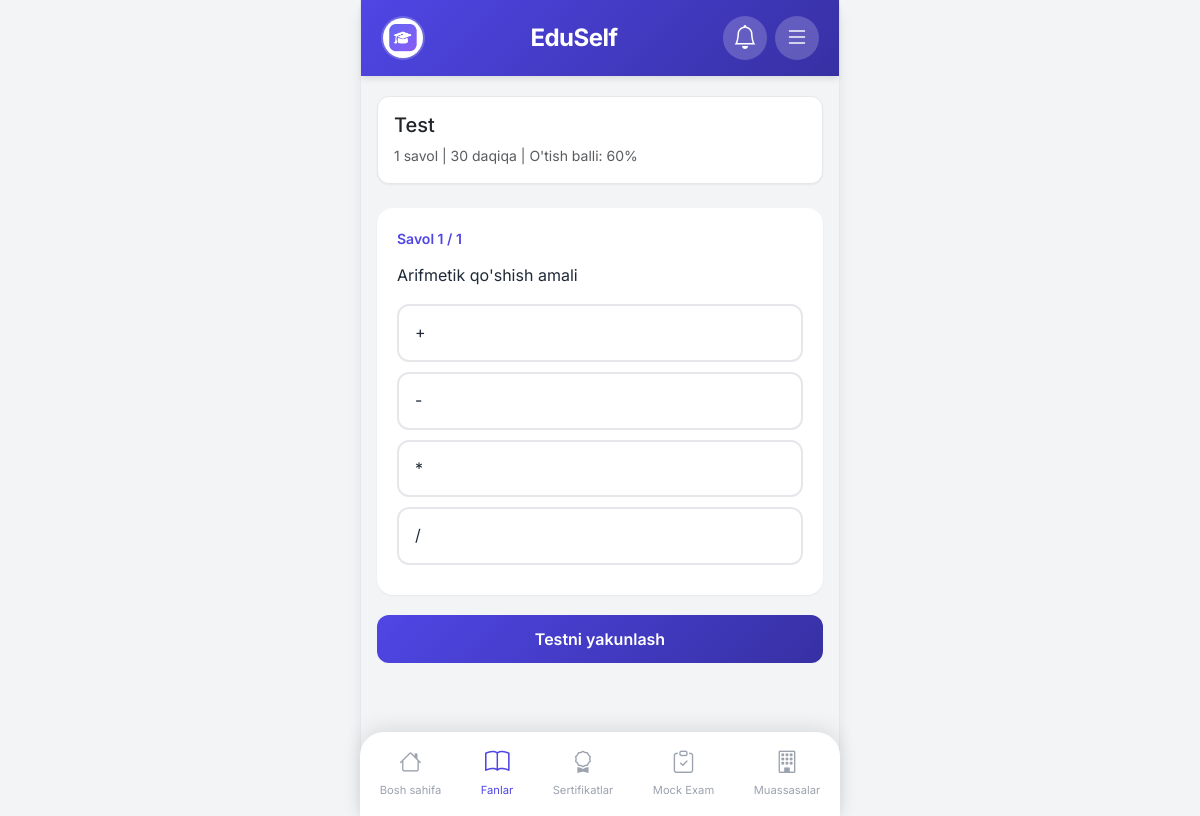
The app's page /tests/1/ (signed in) with its own data.
### accounts/models.py (models this page shows, shortened)
class User(AbstractUser):
    email = models.EmailField(unique=True)
    profile_image = models.ImageField(upload_to='profiles/', blank=True, null=True)
    bio = models.TextField(blank=True)
    created_at = models.DateTimeField(auto_now_add=True)
    updated_at = models.DateTimeField(auto_now=True)

### core/models.py (models this page shows, shortened)
class Test(models.Model):
    topic = models.ForeignKey(Topic, on_delete=models.CASCADE, related_name='tests', verbose_name="Mavzu")
    title = models.CharField(max_length=200, verbose_name="Test nomi")
    description = models.TextField(blank=True, verbose_name="Tavsif")
    time_limit = models.PositiveIntegerField(default=30, verbose_name="Vaqt limiti (daqiqa)")
    passing_score = models.PositiveIntegerField(default=60, verbose_name="O'tish balli (%)")
    is_active = models.BooleanField(default=True, verbose_name="Faol")
    created_at = models.DateTimeField(auto_now_add=True)
    class Meta:
        ordering = ['-created_at']
        verbose_name = "Test"
        verbose_name_plural = "Testlar"
    def get_questions_count(self):
        return self.questions.count()

class Question(models.Model):
    test = models.ForeignKey(Test, on_delete=models.CASCADE, related_name='questions', verbose_name="Test")
    text = models.TextField(verbose_name="Savol matni")
    image = models.ImageField(upload_to='questions/', blank=True, null=True, verbose_name="Rasm")
    order = models.PositiveIntegerField(default=0, verbose_name="Tartib")
    class Meta:
        ordering = ['order']
        verbose_name = "Savol"
        verbose_name_plural = "Savollar"

class Answer(models.Model):
    question = models.ForeignKey(Question, on_delete=models.CASCADE, related_name='answers', verbose_name="Savol")
    text = models.CharField(max_length=500, verbose_name="Javob matni")
    is_correct = models.BooleanField(default=False, verbose_name="To'g'ri javob")
    class Meta:
        verbose_name = "Javob"
        verbose_name_plural = "Javoblar"

### core/views.py (the view, shortened to what this page needs)
# urls.py: path('tests/<int:pk>/', views.take_test_view, name='take_test'),
@login_required
def take_test_view(request, pk):
    test = get_object_or_404(Test, pk=pk, is_active=True)
    questions = test.questions.all().prefetch_related('answers')
    return render(request, 'core/take_test.html', {'test': test, 'questions': questions})

### core/context_processors.py (called while the page is built)
def site_settings(request):
    try:
        settings = SiteSettings.objects.first()
    except:
        settings = None
    return {'site_settings': settings}

def notifications(request):
    if request.user.is_authenticated:
        user_notifications = Notification.objects.filter(
            user=request.user,
            is_read=False
        )
        global_notifications = Notification.objects.filter(
            is_global=True,
            is_read=False
        )
        all_notifications = (user_notifications | global_notifications).distinct().order_by('-created_at')[:10]
        unread_count = all_notifications.count()
    else:
        all_notifications = []
        unread_count = 0
    return {
        'notifications': all_notifications,
        'unread_notifications_count': unread_count
    }

### templates/core/take_test.html (shortened to what this page needs)
{% extends 'base.html' %}
{% block content %}
<div class="card mb-4">
    <div class="card-body">
        <h5 class="mb-2">{{ test.title }}</h5>
        <p class="text-muted mb-0 small">{{ test.get_questions_count }} savol | {{ test.time_limit }} daqiqa | O'tish balli: {{ test.passing_score }}%</p>
    </div>
</div>
<form method="post" id="testForm">
    {% for question in questions %}
    <div class="question-card">
        <div class="question-number">Savol {{ forloop.counter }} / {{ questions|length }}</div>
        <div class="question-text">{{ question.text }}</div>
        {% for answer in question.answers.all %}
        <label class="answer-option" onclick="this.classList.add('selected'); document.querySelectorAll('input[name=question_{{ question.id }}]').forEach(r => r.closest('.answer-option').classList.remove('selected')); this.classList.add('selected');">
            {{ answer.text }}
        </label>
        {% endfor %}
    </div>
    {% endfor %}
    <button type="submit" class="btn btn-primary w-100 mb-4">Testni yakunlash</button>
</form>
{% endblock %}

### templates/base.html (shortened to what this page needs)
<!DOCTYPE html>
<html lang="uz">
<head>
    {% load static %}
    <link href="https://cdn.jsdelivr.net/npm/bootstrap@5.3.2/dist/css/bootstrap.min.css" rel="stylesheet">
    <link rel="stylesheet" href="https://cdn.jsdelivr.net/npm/bootstrap-icons@1.11.1/font/bootstrap-icons.css">
    <link rel="stylesheet" href="{% static 'css/style.css' %}">
</head>
<body>
    <div class="app-container">
        <header class="app-header">
            <div class="header-left">
                {% if user.is_authenticated %}
                <a href="{% url 'accounts:profile' %}" class="profile-btn">
                    {% if user.profile_image %}
                    <img src="{{ user.profile_image.url }}" alt="Profile" class="profile-img">
                    {% else %}
                    <i class="bi bi-person-circle"></i>
                    {% endif %}
                </a>
                {% else %}
                <a href="{% url 'accounts:login' %}" class="profile-btn">
                    <i class="bi bi-person-circle"></i>
                </a>
                {% endif %}
            </div>
            <div class="header-center">
                <a href="{% url 'core:home' %}" class="logo-text">EduSelf</a>
            </div>
            <div class="header-right">
                {% if user.is_authenticated %}
                <button class="notification-btn" type="button" data-bs-toggle="offcanvas" data-bs-target="#notificationMenu">
                    <i class="bi bi-bell"></i>
                </button>
                {% endif %}
                <button class="menu-btn" type="button" data-bs-toggle="offcanvas" data-bs-target="#sideMenu">
                    <i class="bi bi-list"></i>
                </button>
            </div>
        </header>
        <main class="app-content">
            {% block content %}{% endblock %}
        </main>
        <nav class="bottom-nav">
            <a href="{% url 'core:home' %}" class="nav-item {% if request.resolver_match.url_name == 'home' %}active{% endif %}">
                <i class="bi bi-house"></i>
                <span>Bosh sahifa</span>
            </a>
            <a href="{% url 'core:subjects' %}" class="nav-item {% if 'subjects' in request.path or 'topics' in request.path or 'tests' in request.path %}active{% endif %}">
                <i class="bi bi-book"></i>
                <span>Fanlar</span>
            </a>
            <a href="{% url 'core:certificates' %}" class="nav-item {% if 'certificates' in request.path or 'cert' in request.path %}active{% endif %}">
                <i class="bi bi-award"></i>
                <span>Sertifikatlar</span>
            </a>
            <a href="{% url 'core:mock_exams' %}" class="nav-item {% if 'mock' in request.path %}active{% endif %}">
                <i class="bi bi-clipboard-check"></i>
                <span>Mock Exam</span>
            </a>
            <a href="{% url 'core:institutions' %}" class="nav-item {% if 'institutions' in request.path %}active{% endif %}">
                <i class="bi bi-building"></i>
                <span>Muassasalar</span>
            </a>
        </nav>
    </div>
</body>
</html>

### static/css/style.css (style rules this page uses)
:root { --primary-color: #4F46E5; --primary-light: #818CF8; --primary-dark: #3730A3; --secondary-color: #10B981; --accent-color: #F59E0B; --danger-color: #EF4444; --background-color: #F3F4F6; --card-bg: #FFFFFF; --text-primary: #1F2937; --text-secondary: #6B7280; --text-muted: #9CA3AF; --border-color: #E5E7EB; --shadow-sm: 0 1px 2px 0 rgba(0, 0, 0, 0.05); --shadow-md: 0 4px 6px -1px rgba(0, 0, 0, 0.1); --shadow-lg: 0 10px 15px -3px rgba(0, 0, 0, 0.1); --radius-sm: 8px; --radius-md: 12px; --radius-lg: 16px; --radius-xl: 24px; }
* { margin: 0; padding: 0; box-sizing: border-box; }
body { font-family: 'Inter', -apple-system, BlinkMacSystemFont, sans-serif; background-color: var(--background-color); color: var(--text-primary); line-height: 1.6; -webkit-font-smoothing: antialiased; }
.app-container { max-width: 480px; margin: 0 auto; min-height: 100vh; background-color: var(--background-color); position: relative; padding-bottom: 80px; }
.app-header { position: sticky; top: 0; z-index: 100; background: linear-gradient(135deg, var(--primary-color) 0%, var(--primary-dark) 100%); padding: 16px 20px; display: flex; justify-content: space-between; align-items: center; box-shadow: var(--shadow-md); }
.header-left { width: 44px; }
.header-right { display: flex; gap: 8px; align-items: center; }
.profile-btn, .menu-btn, .notification-btn { width: 44px; height: 44px; border-radius: 50%; background: rgba(255, 255, 255, 0.2); border: none; display: flex; align-items: center; justify-content: center; color: white; font-size: 1.5rem; text-decoration: none; transition: all 0.3s ease; position: relative; }
.profile-img { width: 40px; height: 40px; border-radius: 50%; object-fit: cover; }
.logo-text { font-size: 1.5rem; font-weight: 700; color: white; text-decoration: none; letter-spacing: -0.5px; }
.app-content { padding: 20px 16px 20px 16px; min-height: calc(100vh - 140px); }
.bottom-nav { position: fixed; bottom: 0; left: 50%; transform: translateX(-50%); width: 100%; max-width: 480px; background: white; display: flex; justify-content: space-around; padding: 8px 0 12px; box-shadow: 0 -4px 20px rgba(0, 0, 0, 0.1); border-radius: 24px 24px 0 0; z-index: 100; }
.nav-item { display: flex; flex-direction: column; align-items: center; text-decoration: none; color: var(--text-muted); font-size: 0.7rem; padding: 4px 8px; transition: all 0.3s ease; }
.nav-item i { font-size: 1.4rem; margin-bottom: 2px; }
.nav-item.active { color: var(--primary-color); }
.nav-item.active i { transform: scale(1.1); }
.card { background: var(--card-bg); border-radius: var(--radius-md); box-shadow: var(--shadow-sm); border: 1px solid var(--border-color); margin-bottom: 16px; overflow: hidden; transition: all 0.3s ease; }
.card-body { padding: 16px; }
.btn { border-radius: var(--radius-md); padding: 12px 24px; font-weight: 600; transition: all 0.3s ease; }
.btn-primary { background: linear-gradient(135deg, var(--primary-color) 0%, var(--primary-dark) 100%); border: none; }
.question-card { background: white; border-radius: var(--radius-lg); padding: 20px; margin-bottom: 20px; box-shadow: var(--shadow-sm); }
.question-number { font-size: 0.875rem; color: var(--primary-color); font-weight: 600; margin-bottom: 12px; }
.question-text { font-size: 1rem; line-height: 1.6; margin-bottom: 16px; }
.answer-option { display: block; padding: 14px 16px; margin-bottom: 10px; border: 2px solid var(--border-color); border-radius: var(--radius-md); cursor: pointer; transition: all 0.3s ease; }
@media (min-width: 481px) { .app-container { border-left: 1px solid var(--border-color); border-right: 1px solid var(--border-color); box-shadow: var(--shadow-lg); } }

### records on screen
User: profile_image (picture)
Test: title "Test", get_questions_count "1", time_limit "30", passing_score "60"
Question: questions "1", text "Arifmetik qo'shish amali"
Answer: text "+"
Answer: text "-"
Answer: text "*"
Answer: text "/"
